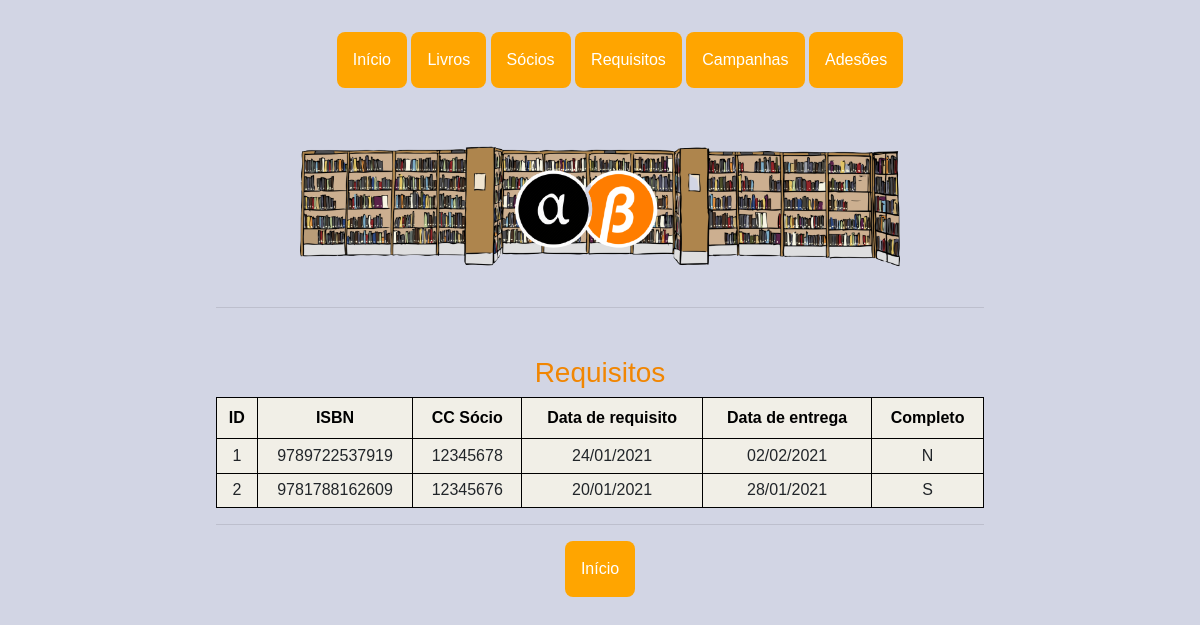
The page /ver_req on the database its author committed.
### app.py (models this page shows)
class Requisito(db.Model):
    __tablename__ = 'requisito'
    id_req = db.Column(db.Integer, primary_key=True)
    ISBN_req = db.Column(db.Integer, db.ForeignKey('livro.ISBN'))
    cc_req = db.Column(db.Integer, db.ForeignKey('socio.cc'))
    data_req = db.Column(db.String(10))
    data_entr = db.Column(db.String(10))
    completo = db.Column(db.String(1))

### app.py (the view)
@app.route('/ver_req', methods=['GET'])
def ver_req():
    reqs = Requisito.query.all()
    return render_template('ver_req.html', reqs=reqs)

### templates/ver_req.html
{% extends "base.html"%} {%block title %}Requisitos - Biblioteca{%endblock%} {%block pic %}<img class="bgpic"
    src="{{ url_for('static', filename = 'imgs/bb.png') }}" alt="logo" />{%endblock%} {%block content%}
<h3>Requisitos</h3>
<table style="width:100%" class="pure-table pure-table-horizontal">
    <tr>
        <th>ID</th>
        <th>ISBN </th>
        <th>CC Sócio</th>
        <th>Data de requisito</th>
        <th>Data de entrega</th>
        <th>Completo</th>
    </tr>
    {% for req in reqs %}
    <tr>
        <td>{{req.id_req}}</td>
        <td>{{req.ISBN_req}}</td>
        <td>{{req.cc_req}}</td>
        <td>{{req.data_req}}</td>
        <td>{{req.data_entr}}</td>
        <td>{{req.completo}}</td>
        {% endfor %}
</table>
<hr />
<div class="dropdown">
    <li><a href="/"><button class="dropbtn botoes ">Início</button></a>
    </li>
</div>
{%endblock%}

### static/styles.css (style rules this page uses)
*, *::before, *::after { box-sizing: border-box; }
body { background-color: #d2d5e4; margin: 0; font-family: "Ubuntu", sans-serif; padding-top: 2rem; padding-bottom: 2rem; }
a { color: #e9e9fc; }
h1, h2, h3 { color: #f18602; padding-top: 2rem; }
table, th, td { border: 1px solid black; }
table { border-collapse: collapse; border-style: none; }
th { background-color: #f1efe7; color: black; padding: 0.5rem; }
td { background-color: #f1efe7; padding: 0.3rem; }
.dropbtn { background-color: #4caf50; color: white; padding: 16px; font-size: 16px; border: none; cursor: pointer; }
.dropdown button { background-color: #ffa500; color: white; font-size: 16px; border: none; cursor: pointer; }
.dropdown { position: relative; display: inline-block; }
.dropdown li { display: inline; }
.botoes { border-radius: 0.5rem; width: auto; }
.bgpic { margin: auto; max-width: 50%; }

### rows shown on the page
Requisito: id_req "1", ISBN_req "9789722537919", cc_req "12345678", data_req "24/01/2021", data_entr "02/02/2021", completo "N"
Requisito: id_req "2", ISBN_req "9781788162609", cc_req "12345676", data_req "20/01/2021", data_entr "28/01/2021", completo "S"
